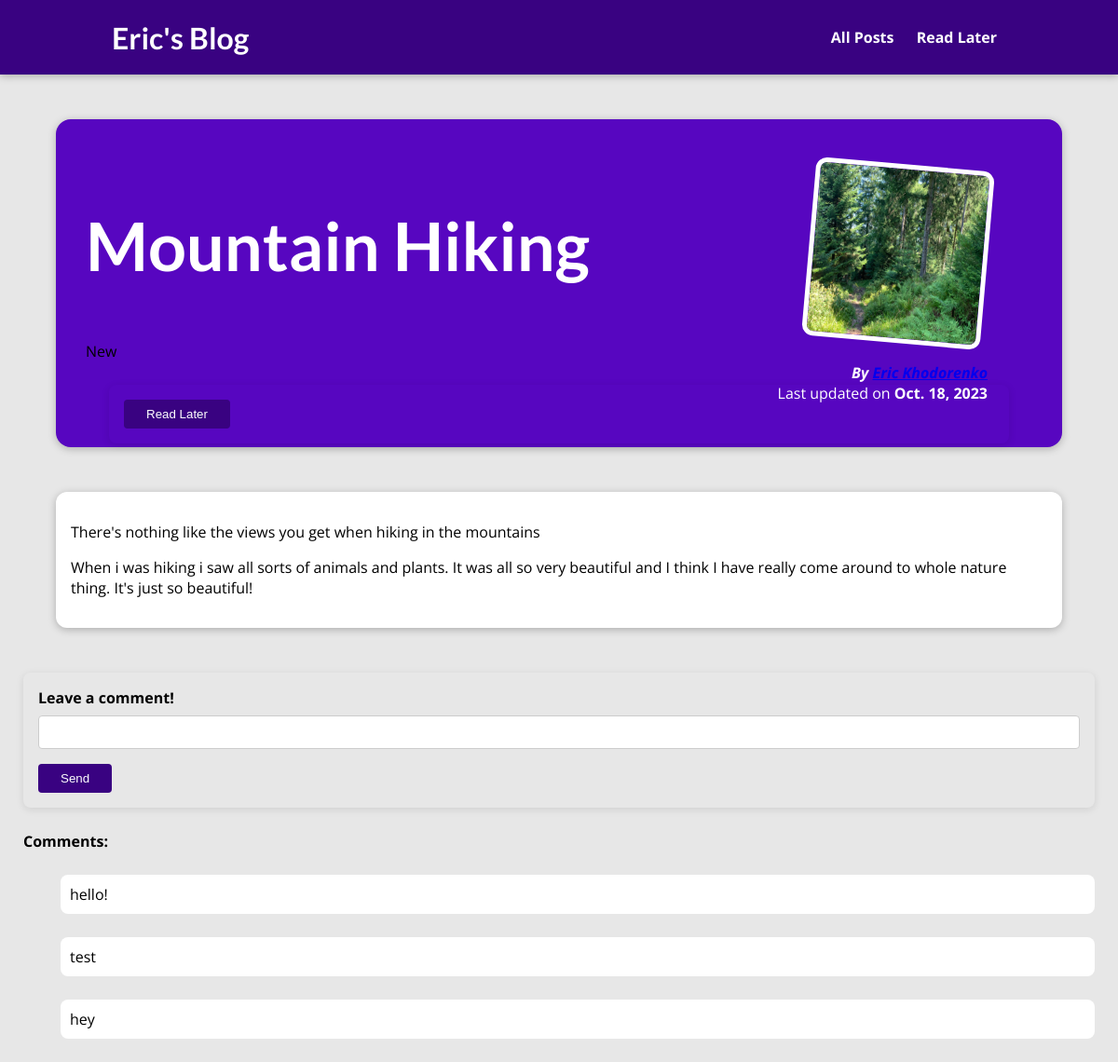
The app's page /posts/mountain-hiking with its own data.
### blog/models.py (models this page shows, shortened)
class Post(models.Model):
    title = models.CharField(max_length=100)
    excerpt = models.CharField(max_length=500)
    image_name = models.CharField(max_length=100)
    date = models.DateField()
    slug = models.SlugField(default="",null=False,db_index=True)
    content = models.TextField(max_length=10000)
    caption = models.ManyToManyField(Tag)
    author = models.ForeignKey(Author, on_delete=models.CASCADE,related_name="posts")

class Tag(models.Model):
    caption = models.CharField(max_length=50)

class Author(models.Model):
    first_name = models.CharField(max_length=25)
    last_name = models.CharField(max_length=25)
    email = models.EmailField(max_length=50)
    def __str__(self):
        return f"{self.first_name} {self.last_name}"

class Comment(models.Model):
    comment = models.CharField(max_length=300)
    post = models.ForeignKey(Post,on_delete=models.CASCADE,related_name="all_comments")

### blog/views.py (the view)
# urls.py: path("posts/<slug:slug>", views.SinglePostView.as_view(),name="post"),
class SinglePostView(DetailView):
    template_name = "blog/post.html"
    model = Post
    def get_context_data(self, **kwargs):
        context = super().get_context_data(**kwargs)
        object = self.get_object()
        context["form"] = CommentForm()
        context["post_tags"] = object.caption.all()
        return context
    def post(self, request, *args, **kwargs):
        self.object = self.get_object() # i am basically getting ourself in this function. im getting the post object.
        form = CommentForm(request.POST)
        if form.is_valid():
            comment = Comment(post=self.object, comment=form.cleaned_data['comment']) # 'comment' is the variable we are accessing from the form.
            comment.save() # saving this comment object to our database.
            return redirect("post", self.object.slug) # redirect works by taking the name from the urls.py of the template we want to navigate to, and then

### blog/forms.py
class CommentForm(forms.Form):
    comment = forms.CharField(label="Leave a comment!",max_length=300,error_messages={
        "required":"Your comment can't be empty",
        "max_length":"Your comment is too long"
    })

### blog/templates/blog/post.html (shortened to what this page needs)
{%extends "base.html"%}
{%load static%}
{% block css_files%}
  <link rel="stylesheet" href="{% static "blog/post-detail.css"%}"/>
{%endblock%}
{%block content%}
<header id="main-navigation">
  <h1><a href="{% url "index" %}">Eric's Blog</a></h1>
  <nav>
    <a href="{% url "posts" %}" style="margin:10px;">All Posts</a>
    <a href="{% url "read-later" %}" style="margin:10px;">Read Later</a>
  </nav>
</header>
  <section id="summary">
    <h2>{{post.title}}</h2>
    <div>
      {%for tag in post_tags %}
        <span class = "tag">{{tag.caption}}</span>
      {%endfor%}
    </div>
    <div class="read-later">
      <form action="{% url "read-later" %}" method="POST">
        <button type="submit">Read Later</button>
      </form>
    </div>
    <article>
      <img src="{% static "blog/images/"|add:post.image_name %}" alt ="Post Title" />
      <address>By <a href="mailto: {{post.author.email_address}}">{{post.author}}</a></address>
      <div>
        Last updated on <time>{{post.date}}</time>
      </div>
    </article>
  </section>
  <main>
    <p>
      {{post.excerpt}}
    </p>
    <p>
      {{post.content}}
    </p>
  </main>
  <section id="comment-section">
    <form method="POST" action="{%url "post" post.slug %}">
      {% for field in form %}
        <div class="form-control {% if field.errors %} errors {% endif %}">
          {{field.label_tag}}
          {{field}}
        </div>
        {% endfor %}
        <button type="submit">Send</button>
    </form>
  </section>
  <section id="all-comments">
    <h4>Comments:</h4>
    <ul>
    {% for comment in post.all_comments.all %}
      <div class="comment-div"><li>{{comment.comment}}</li></div>
    {% endfor %}
    </ul>
  </section>
{% endblock %}

### static/styles.css (style rules this page uses)
* { box-sizing: border-box; }
html { font-family: 'Open Sans', 'Lato', sans-serif; }
body { margin: 0; }
h1, h2, h3 { font-family: 'Lato', sans-serif; font-weight: bold; }
#main-navigation { width: 100%; height: 5rem; display: flex; justify-content: space-between; align-items: center; padding: 0 10%; position: absolute; top: 0; left: 0; }
#main-navigation a { text-decoration: none; color: white; font-weight: bold; }

### blog/static/blog/post-detail.css (style rules this page uses)
body { background-color: #e7e7e7; }
#main-navigation { background-color: #390281; box-shadow: 0 2px 8px rgba(0, 0, 0, 0.25); }
#summary { margin: 8rem auto 3rem auto; padding: 2rem; width: 90%; max-width: 90rem; border-radius: 16px; background-color: #5706c0; position: relative; box-shadow: 0 2px 8px rgba(0, 0, 0, 0.25); height: 22rem; }
#summary h2 { color: white; font-size: 4.5rem; }
#summary article { position: absolute; top: 2rem; right: 3rem; padding: 1rem 2rem; border-radius: 12px; text-align: right; color: white; }
#summary article img { width: 12rem; height: 12rem; border-radius: 12px; transform: rotateZ(5deg); border: 5px solid white; margin-bottom: 1rem; }
#summary address { font-weight: bold; }
#summary time { font-weight: bold; }
main { width: 90%; max-width: 90rem; margin: 3rem auto; background-color: white; padding: 1rem; border-radius: 12px; box-shadow: 0 2px 8px rgba(0, 0, 0, 0.25); }
form { margin: 25px; padding: 1rem; border-radius: 8px; box-shadow: 0 2px 8px rgba(0, 0, 0, 0.1); }
.form-control { margin-bottom: 1rem; }
.form-control label { font-weight: bold; display: block; margin-bottom: 0.5rem; }
.form-control input, .form-control textarea { width: 100%; padding: 0.5rem; font-size: 1rem; border: 1px solid #ccc; border-radius: 4px; box-sizing: border-box; }
button[type="submit"] { padding: 0.5rem 1.5rem; background-color: #390281; color: white; border: none; border-radius: 4px; cursor: pointer; }
.comment-div { background-color:white; border-radius:8px; margin:25px; padding:10px; }
.comment-div > li { list-style:none; }
#all-comments > h4 { margin:25px; }

### records on screen
Post: title "Mountain Hiking", image_name (picture), author "Eric Khodorenko", date "Oct. 18, 2023", excerpt "There's nothing like the views you get when hiking in the mountains", content "When i was hiking i saw all sorts of animals and plants. It was all so very beautiful and I think I have really come around to whole nature thing. It's just so beautiful!"
Tag: caption "New"
Comment: comment "hello!"
Comment: comment "test"
Comment: comment "hey"

### other values on screen
{{ field.label_tag }} "Leave a comment!"
